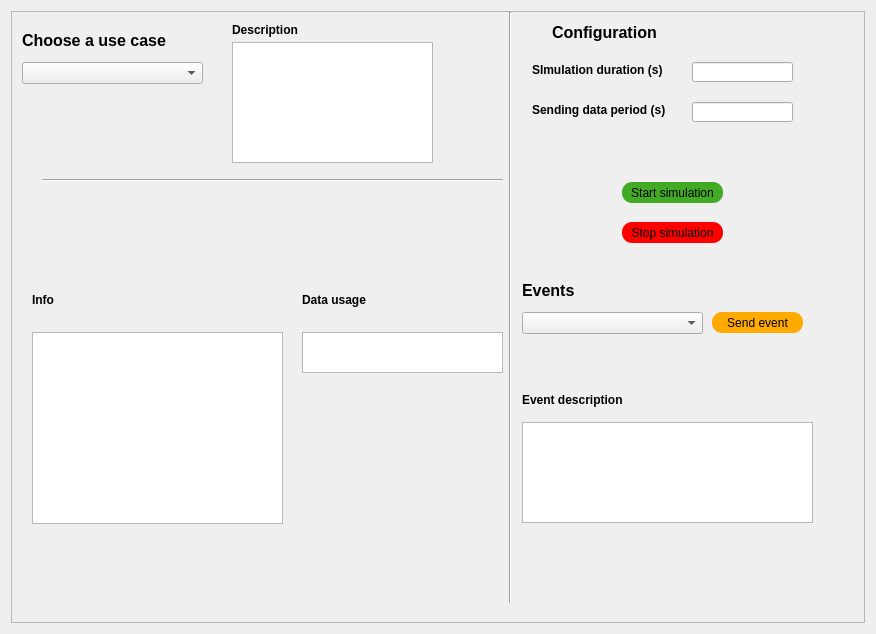
<?xml version="1.0" encoding="UTF-8"?>
<ui version="4.0">
 <class>Widget</class>
 <widget class="QWidget" name="Widget">
  <property name="geometry">
   <rect>
    <x>0</x>
    <y>0</y>
    <width>876</width>
    <height>634</height>
   </rect>
  </property>
  <property name="windowTitle">
   <string>Widget</string>
  </property>
  <layout class="QGridLayout" name="gridLayout">
   <item row="0" column="1">
    <widget class="QScrollArea" name="scrollArea">
     <property name="widgetResizable">
      <bool>true</bool>
     </property>
     <widget class="QWidget" name="scrollAreaWidgetContents">
      <property name="geometry">
       <rect>
        <x>0</x>
        <y>0</y>
        <width>862</width>
        <height>620</height>
       </rect>
      </property>
      <widget class="Line" name="line">
       <property name="geometry">
        <rect>
         <x>490</x>
         <y>0</y>
         <width>16</width>
         <height>591</height>
        </rect>
       </property>
       <property name="orientation">
        <enum>Qt::Vertical</enum>
       </property>
      </widget>
      <widget class="QComboBox" name="useCase_dropBox">
       <property name="geometry">
        <rect>
         <x>10</x>
         <y>50</y>
         <width>181</width>
         <height>22</height>
        </rect>
       </property>
      </widget>
      <widget class="QLabel" name="chooseUseCase_label">
       <property name="geometry">
        <rect>
         <x>10</x>
         <y>20</y>
         <width>181</width>
         <height>16</height>
        </rect>
       </property>
       <property name="font">
        <font>
         <pointsize>12</pointsize>
         <bold>true</bold>
        </font>
       </property>
       <property name="text">
        <string>Choose a use case</string>
       </property>
      </widget>
      <widget class="QTextBrowser" name="useCaseDescription_display">
       <property name="geometry">
        <rect>
         <x>220</x>
         <y>30</y>
         <width>201</width>
         <height>121</height>
        </rect>
       </property>
      </widget>
      <widget class="QPushButton" name="startSimulation_button">
       <property name="geometry">
        <rect>
         <x>610</x>
         <y>170</y>
         <width>101</width>
         <height>21</height>
        </rect>
       </property>
       <property name="styleSheet">
        <string notr="true">background-color :rgb(66, 170, 37);
font: 700 9pt &quot;Segoe UI&quot;;
border-color:black;
border-width:2px;
border-radius:10px;</string>
       </property>
       <property name="text">
        <string>Start simulation</string>
       </property>
      </widget>
      <widget class="QPushButton" name="stopSimulation_Button">
       <property name="geometry">
        <rect>
         <x>610</x>
         <y>210</y>
         <width>101</width>
         <height>21</height>
        </rect>
       </property>
       <property name="styleSheet">
        <string notr="true">background-color :red;
font: 700 9pt &quot;Segoe UI&quot;;
border-color:black;
border-width:2px;
border-radius:10px;</string>
       </property>
       <property name="text">
        <string>Stop simulation</string>
       </property>
      </widget>
      <widget class="QLineEdit" name="sendingDataPeridod_Input">
       <property name="geometry">
        <rect>
         <x>680</x>
         <y>90</y>
         <width>101</width>
         <height>20</height>
        </rect>
       </property>
      </widget>
      <widget class="QLineEdit" name="simulationDuration_Input">
       <property name="geometry">
        <rect>
         <x>680</x>
         <y>50</y>
         <width>101</width>
         <height>20</height>
        </rect>
       </property>
      </widget>
      <widget class="Line" name="line_2">
       <property name="geometry">
        <rect>
         <x>30</x>
         <y>160</y>
         <width>461</width>
         <height>16</height>
        </rect>
       </property>
       <property name="orientation">
        <enum>Qt::Horizontal</enum>
       </property>
      </widget>
      <widget class="QLabel" name="configuration_label">
       <property name="geometry">
        <rect>
         <x>540</x>
         <y>10</y>
         <width>111</width>
         <height>21</height>
        </rect>
       </property>
       <property name="font">
        <font>
         <pointsize>12</pointsize>
         <bold>true</bold>
        </font>
       </property>
       <property name="text">
        <string>Configuration</string>
       </property>
      </widget>
      <widget class="QLabel" name="simulationDuration_label">
       <property name="geometry">
        <rect>
         <x>520</x>
         <y>50</y>
         <width>151</width>
         <height>16</height>
        </rect>
       </property>
       <property name="font">
        <font>
         <pointsize>9</pointsize>
         <bold>true</bold>
        </font>
       </property>
       <property name="text">
        <string>SImulation duration (s)</string>
       </property>
      </widget>
      <widget class="QLabel" name="sendingDataPeriod_label">
       <property name="geometry">
        <rect>
         <x>520</x>
         <y>90</y>
         <width>151</width>
         <height>16</height>
        </rect>
       </property>
       <property name="font">
        <font>
         <pointsize>9</pointsize>
         <bold>true</bold>
        </font>
       </property>
       <property name="text">
        <string>Sending data period (s)</string>
       </property>
      </widget>
      <widget class="QTextBrowser" name="dataUsage_display">
       <property name="geometry">
        <rect>
         <x>290</x>
         <y>320</y>
         <width>201</width>
         <height>41</height>
        </rect>
       </property>
      </widget>
      <widget class="QLabel" name="dataUsage_label">
       <property name="geometry">
        <rect>
         <x>290</x>
         <y>280</y>
         <width>131</width>
         <height>16</height>
        </rect>
       </property>
       <property name="font">
        <font>
         <pointsize>9</pointsize>
         <bold>true</bold>
        </font>
       </property>
       <property name="text">
        <string>Data usage</string>
       </property>
      </widget>
      <widget class="QTextBrowser" name="info_display">
       <property name="geometry">
        <rect>
         <x>20</x>
         <y>320</y>
         <width>251</width>
         <height>192</height>
        </rect>
       </property>
      </widget>
      <widget class="QLabel" name="info_label">
       <property name="geometry">
        <rect>
         <x>20</x>
         <y>280</y>
         <width>131</width>
         <height>16</height>
        </rect>
       </property>
       <property name="font">
        <font>
         <pointsize>9</pointsize>
         <bold>true</bold>
        </font>
       </property>
       <property name="text">
        <string>Info</string>
       </property>
      </widget>
      <widget class="QComboBox" name="event_dropBox">
       <property name="geometry">
        <rect>
         <x>510</x>
         <y>300</y>
         <width>181</width>
         <height>22</height>
        </rect>
       </property>
      </widget>
      <widget class="QLabel" name="event_Label">
       <property name="geometry">
        <rect>
         <x>510</x>
         <y>270</y>
         <width>161</width>
         <height>16</height>
        </rect>
       </property>
       <property name="font">
        <font>
         <pointsize>12</pointsize>
         <bold>true</bold>
        </font>
       </property>
       <property name="text">
        <string>Events</string>
       </property>
      </widget>
      <widget class="QPushButton" name="sendEvent_Button">
       <property name="geometry">
        <rect>
         <x>700</x>
         <y>300</y>
         <width>91</width>
         <height>21</height>
        </rect>
       </property>
       <property name="styleSheet">
        <string notr="true">background-color :rgb(255, 170, 0);
font: 700 9pt &quot;Segoe UI&quot;;
border-color:black;
border-width:2px;
border-radius:10px;</string>
       </property>
       <property name="text">
        <string>Send event</string>
       </property>
      </widget>
      <widget class="QTextBrowser" name="eventDescription_display">
       <property name="geometry">
        <rect>
         <x>510</x>
         <y>410</y>
         <width>291</width>
         <height>101</height>
        </rect>
       </property>
      </widget>
      <widget class="QLabel" name="dataDescription_label">
       <property name="geometry">
        <rect>
         <x>510</x>
         <y>380</y>
         <width>131</width>
         <height>16</height>
        </rect>
       </property>
       <property name="font">
        <font>
         <pointsize>9</pointsize>
         <bold>true</bold>
        </font>
       </property>
       <property name="text">
        <string>Event description</string>
       </property>
      </widget>
      <widget class="QLabel" name="useCase_label">
       <property name="geometry">
        <rect>
         <x>220</x>
         <y>10</y>
         <width>131</width>
         <height>16</height>
        </rect>
       </property>
       <property name="font">
        <font>
         <pointsize>9</pointsize>
         <bold>true</bold>
        </font>
       </property>
       <property name="text">
        <string>Description</string>
       </property>
      </widget>
     </widget>
    </widget>
   </item>
  </layout>
 </widget>
 <resources/>
 <connections/>
</ui>
